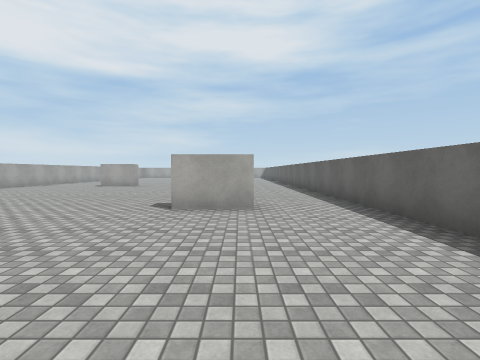
view 1 (above)

18 first-person views from a walk through a Unity game level. The camera is 1.4 m above the floor, tilts 2° down and sees 85° across. The floor is counted in squares, 2 m on a side. Each view is taken from the middle of a square. On the plan, view 1 faces up. The plan holds only what a view shows up to about 9 squares ahead; the rest is blank. The player character is not drawn. Surface patterns are stand-ins for the level's own textures.

view 2
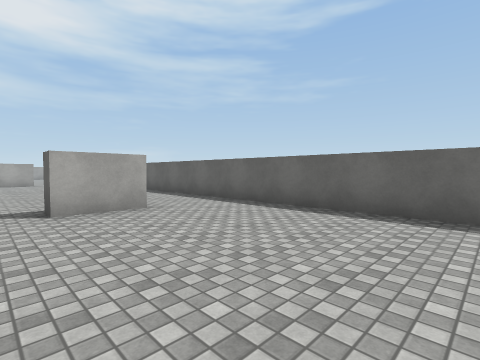

view 3
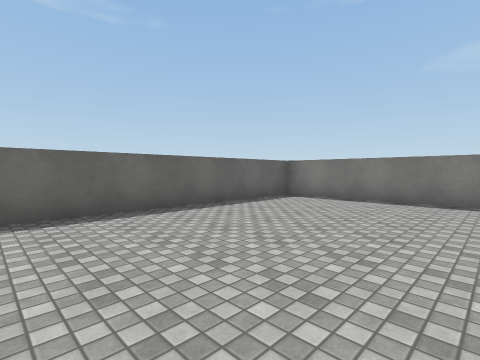

view 4
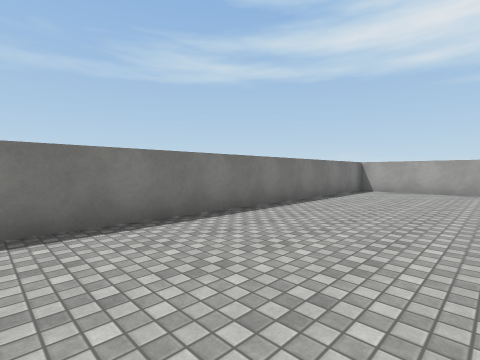

view 5
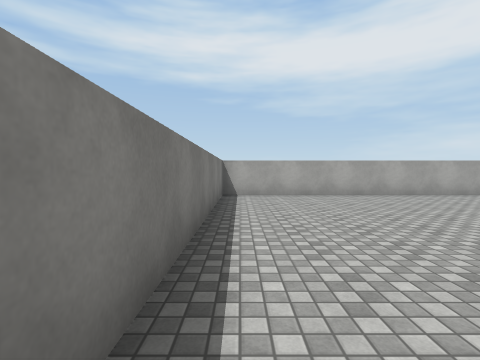

view 6
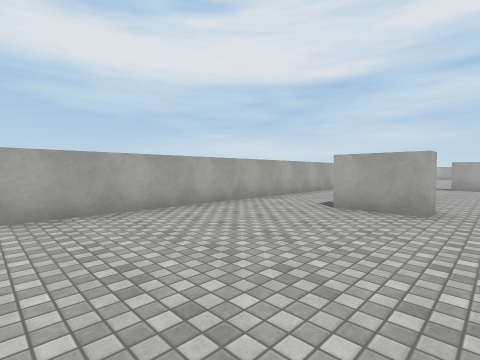

view 7
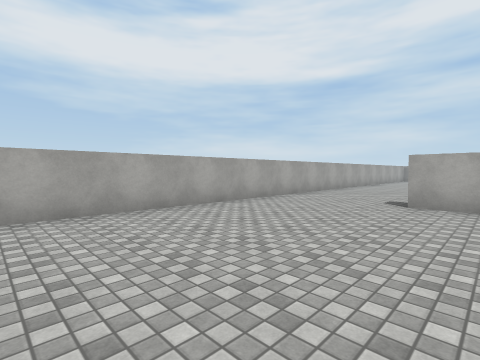

view 8
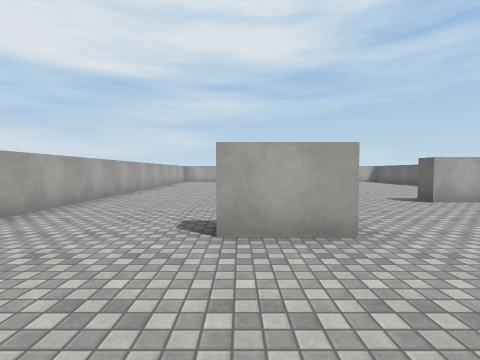

view 9
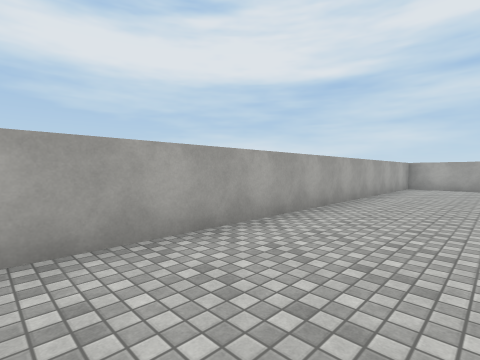

view 10
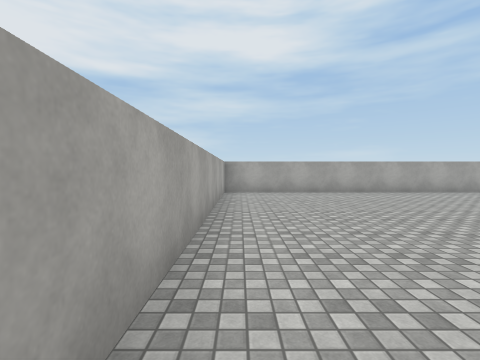

view 11
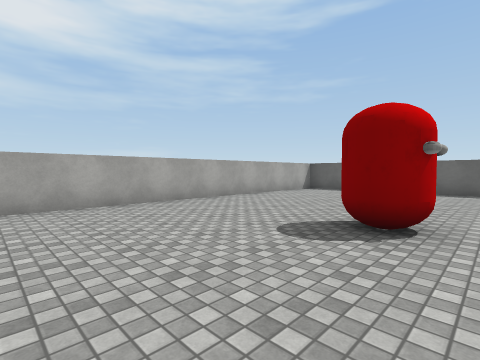

view 12
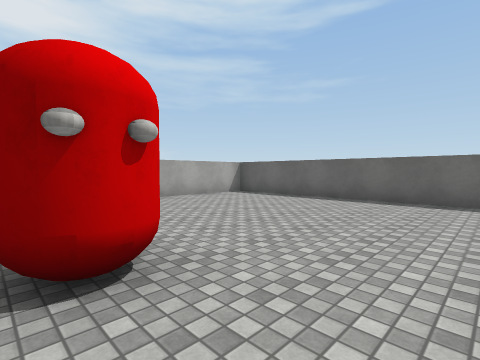

view 13
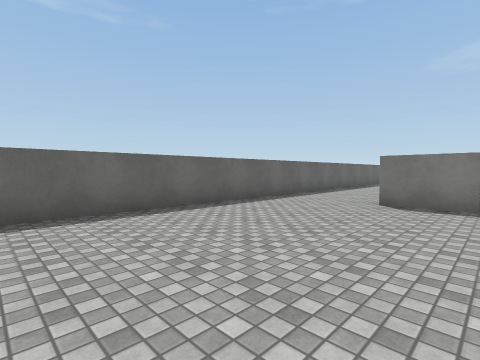

view 14
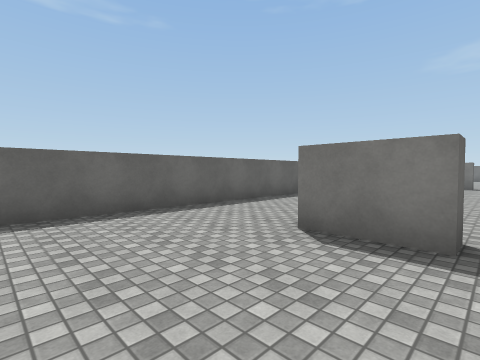

view 15
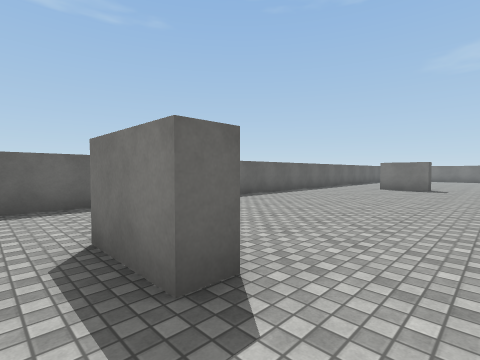

view 16
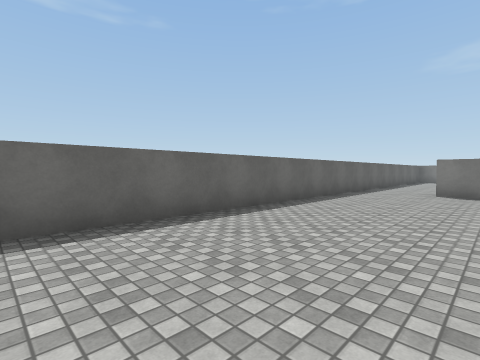

view 17
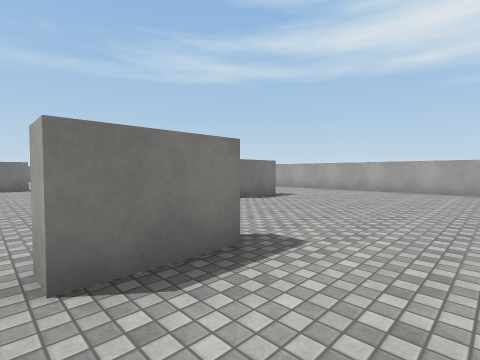

view 18
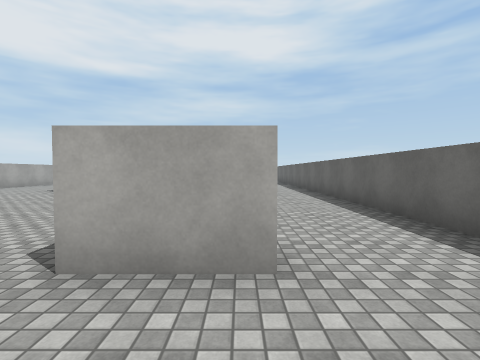

### Floor plan
Points are (right, up) in squares from view 1. A wall is a line through its corners. A room is listed if a view was taken in it or the views show most of it. See-through windows are left out.
Room 1 (views 1, 2, 3, 4, 5, 6, 7, 8, 9, 10, 11, 12, 13, 14, 15, 16, 17, 18)
walls: (-4.6, 11.8) (-6.2, 11.8); (-6.2, 12.3) (-4.8, 12.3); (-0.6, 14.7) (-1.8, 14.7) (-1.8, 15.2) (-0.3, 15.2) (-0.3, 14.8); (-5.7, 5.2) (-5.7, 4.7) (-7.2, 4.7); (0.4, 4.7) (-1.2, 4.7) (-1.2, 5.2) (0.2, 5.2); (2.5, 25.5) (-9.5, 25.5) (-9.5, -4.5) (2.5, -4.5) (2.5, 25.5)
objects: other object (-4, 21) to (-3, 21)

Where each view was taken, in squares from view 1:
view 1: 0 up, 0 right, facing up
view 2: 0 up, 2 left, facing up-right
view 3: 2 up, 2 left, facing down-right
view 4: 1 down, 0 right, facing down-left
view 5: 4 down, 2 left, facing left
view 6: 0 up, 5 left, facing up-left
view 7: 6 up, 5 left, facing up-left
view 8: 9 up, 6 left, facing up
view 9: 14 up, 7 left, facing up-left
view 10: 17 up, 9 left, facing up
view 11: 20 up, 7 left, facing up-right
view 12: 19 up, 4 left, facing up-right
view 13: 21 up, 2 left, facing down-right
view 14: 18 up, 2 left, facing down-right
view 15: 16 up, 3 left, facing down-right
view 16: 14 up, 1 left, facing down-right
view 17: 17 up, 0 right, facing down-left
view 18: 3 up, 0 right, facing up
